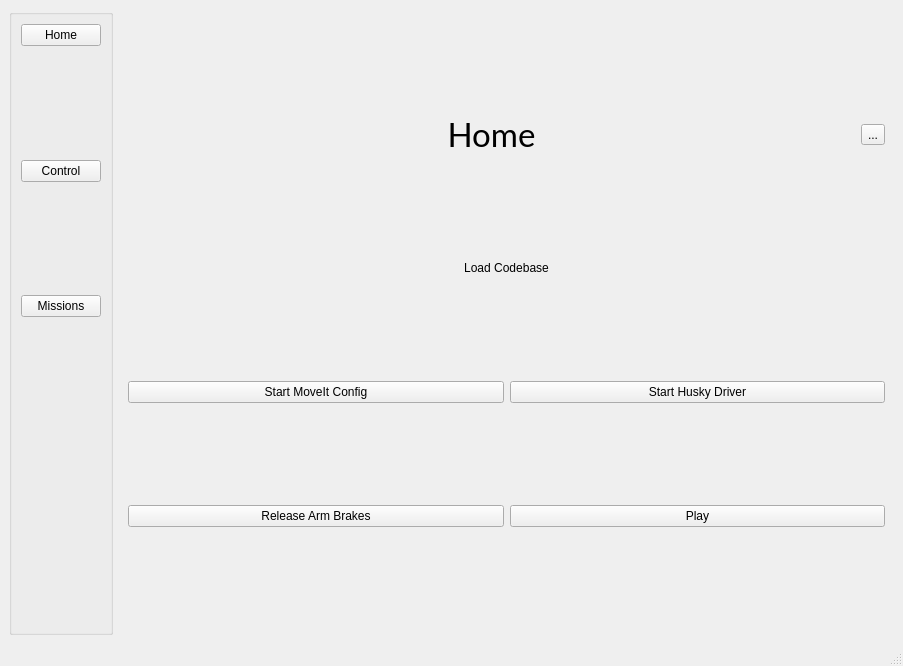
<?xml version="1.0" encoding="UTF-8"?>
<ui version="4.0">
 <class>MainWindow</class>
 <widget class="QMainWindow" name="MainWindow">
  <property name="geometry">
   <rect>
    <x>0</x>
    <y>0</y>
    <width>903</width>
    <height>666</height>
   </rect>
  </property>
  <property name="windowTitle">
   <string>MainWindow</string>
  </property>
  <widget class="QWidget" name="centralwidget">
   <layout class="QGridLayout" name="gridLayout_5">
    <item row="0" column="0">
     <widget class="QGroupBox" name="groupBox">
      <property name="minimumSize">
       <size>
        <width>100</width>
        <height>100</height>
       </size>
      </property>
      <property name="maximumSize">
       <size>
        <width>2000</width>
        <height>16777215</height>
       </size>
      </property>
      <property name="title">
       <string/>
      </property>
      <layout class="QGridLayout" name="gridLayout">
       <item row="1" column="0">
        <spacer name="space3">
         <property name="orientation">
          <enum>Qt::Vertical</enum>
         </property>
         <property name="sizeHint" stdset="0">
          <size>
           <width>20</width>
           <height>45</height>
          </size>
         </property>
        </spacer>
       </item>
       <item row="4" column="0">
        <spacer name="space2">
         <property name="orientation">
          <enum>Qt::Vertical</enum>
         </property>
         <property name="sizeHint" stdset="0">
          <size>
           <width>20</width>
           <height>45</height>
          </size>
         </property>
        </spacer>
       </item>
       <item row="7" column="0">
        <spacer name="space">
         <property name="orientation">
          <enum>Qt::Vertical</enum>
         </property>
         <property name="sizeHint" stdset="0">
          <size>
           <width>20</width>
           <height>198</height>
          </size>
         </property>
        </spacer>
       </item>
       <item row="6" column="0">
        <spacer name="space1">
         <property name="orientation">
          <enum>Qt::Vertical</enum>
         </property>
         <property name="sizeHint" stdset="0">
          <size>
           <width>20</width>
           <height>45</height>
          </size>
         </property>
        </spacer>
       </item>
       <item row="0" column="0">
        <widget class="QPushButton" name="home_page_btn">
         <property name="text">
          <string>Home</string>
         </property>
        </widget>
       </item>
       <item row="5" column="0">
        <widget class="QPushButton" name="mission_page_btn">
         <property name="text">
          <string>Missions</string>
         </property>
        </widget>
       </item>
       <item row="3" column="0">
        <widget class="QPushButton" name="control_page_btn">
         <property name="text">
          <string>Control</string>
         </property>
        </widget>
       </item>
      </layout>
     </widget>
    </item>
    <item row="0" column="1">
     <widget class="QStackedWidget" name="stacked_widget">
      <property name="minimumSize">
       <size>
        <width>0</width>
        <height>0</height>
       </size>
      </property>
      <property name="currentIndex">
       <number>0</number>
      </property>
      <widget class="QWidget" name="page">
       <layout class="QGridLayout" name="gridLayout_6">
        <item row="0" column="1">
         <layout class="QHBoxLayout" name="horizontalLayout_2">
          <item>
           <widget class="QLabel" name="page_name_label">
            <property name="font">
             <font>
              <family>Lato</family>
              <pointsize>25</pointsize>
              <weight>50</weight>
              <bold>false</bold>
             </font>
            </property>
            <property name="text">
             <string>Home</string>
            </property>
            <property name="alignment">
             <set>Qt::AlignCenter</set>
            </property>
           </widget>
          </item>
          <item>
           <widget class="QToolButton" name="page_forward_btn">
            <property name="text">
             <string>...</string>
            </property>
            <property name="iconSize">
             <size>
              <width>25</width>
              <height>25</height>
             </size>
            </property>
           </widget>
          </item>
         </layout>
        </item>
        <item row="2" column="1">
         <layout class="QHBoxLayout" name="horizontalLayout_4">
          <item>
           <widget class="QPushButton" name="moveit_config_btn">
            <property name="text">
             <string>Start MoveIt Config</string>
            </property>
           </widget>
          </item>
          <item>
           <widget class="QPushButton" name="husky_driver_btn">
            <property name="text">
             <string>Start Husky Driver</string>
            </property>
           </widget>
          </item>
         </layout>
        </item>
        <item row="1" column="1">
         <layout class="QHBoxLayout" name="horizontalLayout_5">
          <item>
           <widget class="QPushButton" name="load_codebase_btn">
            <property name="text">
             <string>Load Codebase</string>
            </property>
            <property name="autoDefault">
             <bool>false</bool>
            </property>
            <property name="default">
             <bool>false</bool>
            </property>
            <property name="flat">
             <bool>true</bool>
            </property>
           </widget>
          </item>
         </layout>
        </item>
        <item row="3" column="1">
         <layout class="QHBoxLayout" name="horizontalLayout">
          <item>
           <widget class="QPushButton" name="release_brakes_btn">
            <property name="text">
             <string>Release Arm Brakes</string>
            </property>
           </widget>
          </item>
          <item>
           <widget class="QPushButton" name="polyscope_play_btn">
            <property name="text">
             <string>Play</string>
            </property>
           </widget>
          </item>
         </layout>
        </item>
       </layout>
      </widget>
      <widget class="QWidget" name="page_2">
       <layout class="QGridLayout" name="gridLayout_4">
        <item row="0" column="0">
         <widget class="QLabel" name="label_4">
          <property name="font">
           <font>
            <family>Lato</family>
            <pointsize>25</pointsize>
           </font>
          </property>
          <property name="text">
           <string>LAUNCH SCRIPTS</string>
          </property>
         </widget>
        </item>
        <item row="0" column="1">
         <layout class="QHBoxLayout" name="horizontalLayout_6">
          <item>
           <spacer name="horizontalSpacer_8">
            <property name="orientation">
             <enum>Qt::Horizontal</enum>
            </property>
            <property name="sizeHint" stdset="0">
             <size>
              <width>40</width>
              <height>20</height>
             </size>
            </property>
           </spacer>
          </item>
          <item>
           <widget class="QToolButton" name="page_back_btn">
            <property name="text">
             <string>...</string>
            </property>
            <property name="iconSize">
             <size>
              <width>25</width>
              <height>25</height>
             </size>
            </property>
           </widget>
          </item>
         </layout>
        </item>
        <item row="1" column="0" colspan="2">
         <layout class="QHBoxLayout" name="horizontalLayout_7">
          <item>
           <widget class="QGroupBox" name="groupBox_3">
            <property name="title">
             <string>Nodes</string>
            </property>
            <layout class="QVBoxLayout" name="verticalLayout">
             <item>
              <widget class="QCheckBox" name="PID_Controller">
               <property name="text">
                <string>PID_Controller</string>
               </property>
              </widget>
             </item>
             <item>
              <widget class="QCheckBox" name="cameras">
               <property name="text">
                <string>cameras</string>
               </property>
              </widget>
             </item>
             <item>
              <widget class="QCheckBox" name="pids">
               <property name="text">
                <string>pids</string>
               </property>
              </widget>
             </item>
             <item>
              <widget class="QCheckBox" name="motors">
               <property name="text">
                <string>motors</string>
               </property>
              </widget>
             </item>
            </layout>
           </widget>
          </item>
          <item>
           <widget class="QGroupBox" name="groupBox_2">
            <property name="title">
             <string>Selected:</string>
            </property>
            <layout class="QGridLayout" name="gridLayout_2">
             <item row="0" column="0">
              <widget class="QTextEdit" name="nodes_selected"/>
             </item>
            </layout>
           </widget>
          </item>
         </layout>
        </item>
       </layout>
      </widget>
     </widget>
    </item>
   </layout>
  </widget>
  <widget class="QMenuBar" name="menubar">
   <property name="geometry">
    <rect>
     <x>0</x>
     <y>0</y>
     <width>903</width>
     <height>22</height>
    </rect>
   </property>
  </widget>
  <widget class="QStatusBar" name="statusbar"/>
 </widget>
 <resources/>
 <connections/>
</ui>
